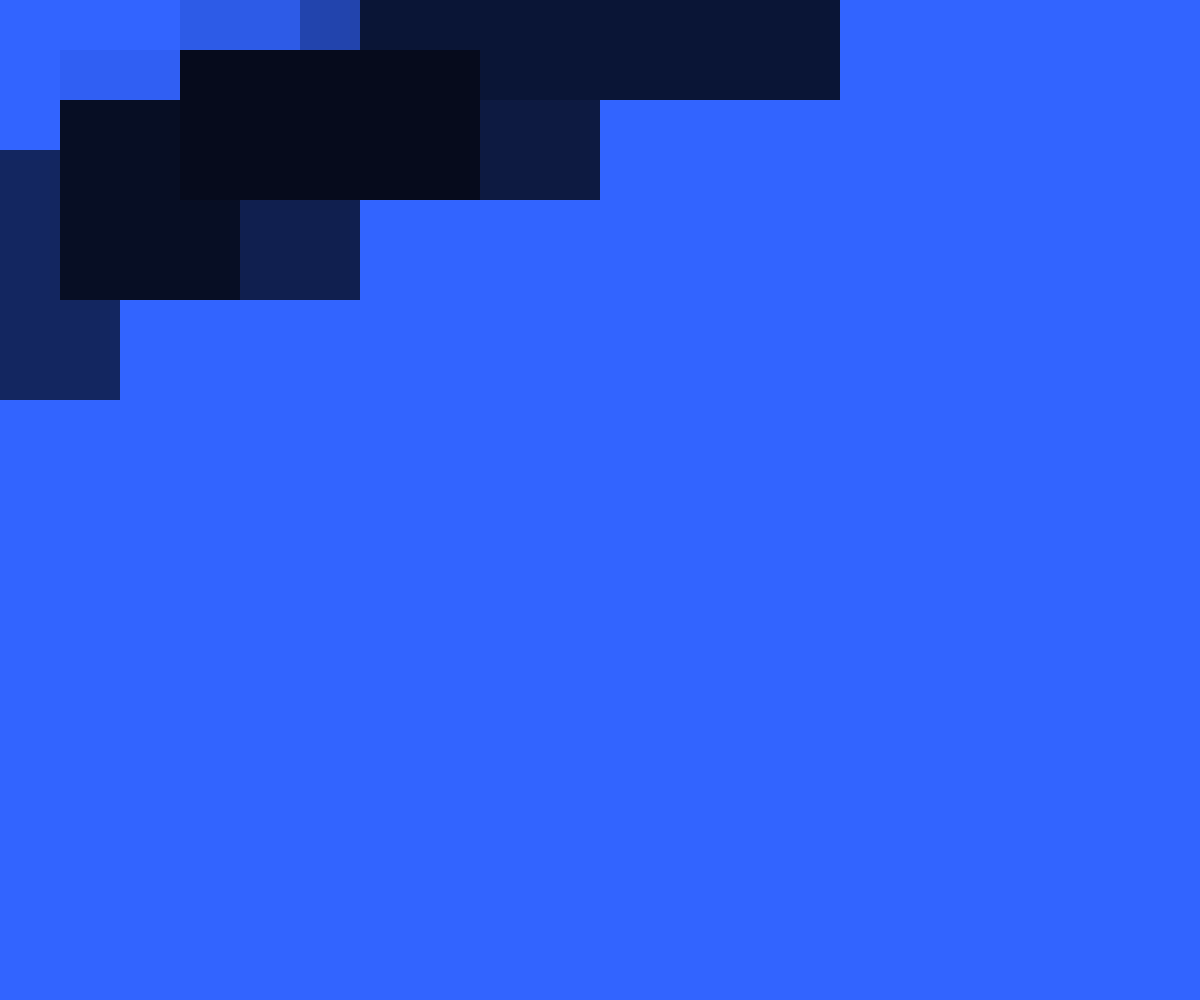
Frame 1 (no input)
Frame 60 (no input): identical to frame 1, image omitted
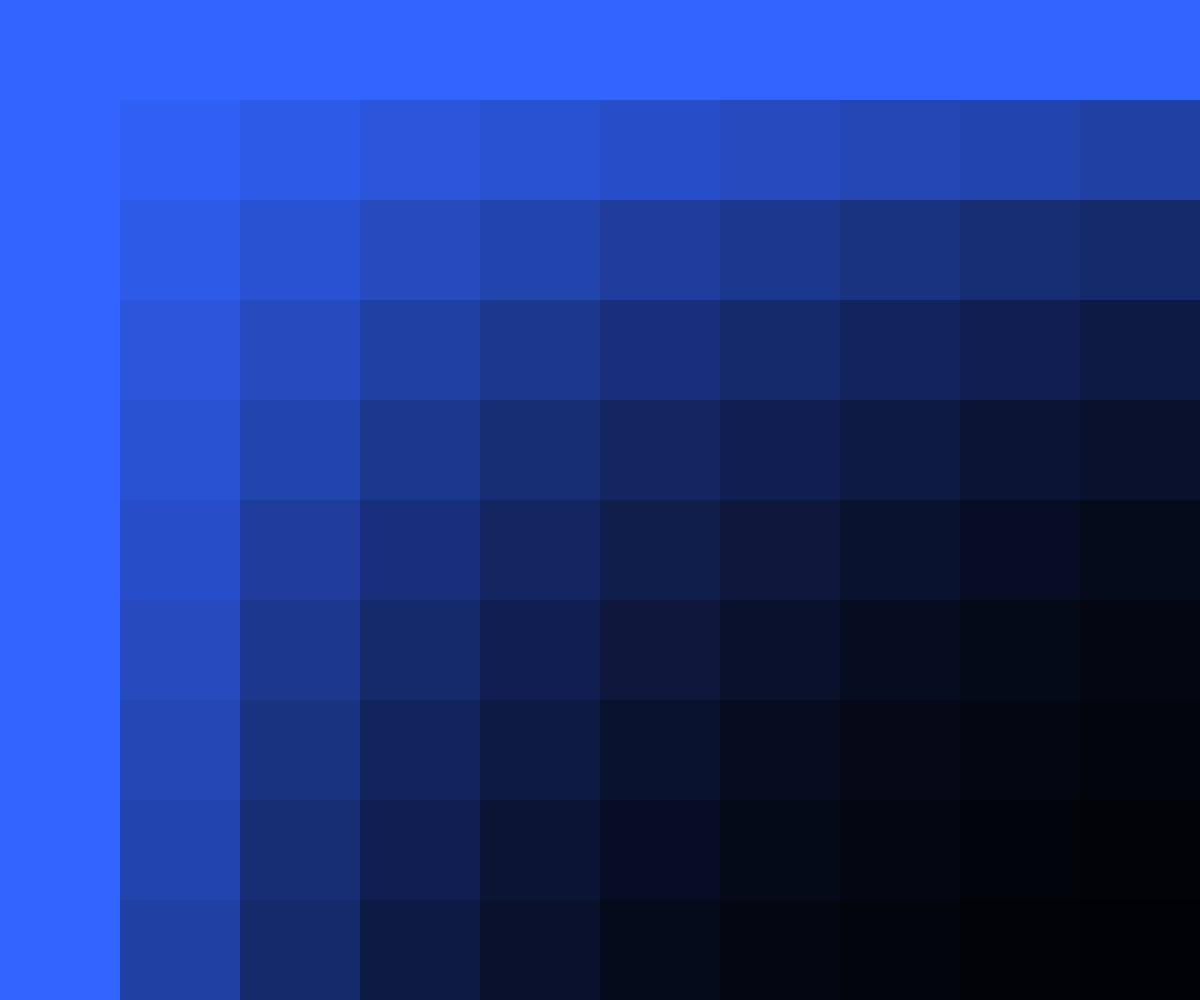
Frame 120 (the mouse pressed at the canvas centre since frame 60)

The p5.js sketch that drew these frames (run headless with seeded random() and noise() and a simulated clock; from frame 60 on, the mouse is pressed at the canvas centre):

// p5.js sketch
// ── sketch.js
var diff;
var xOffset, yOffset;
var colors;
var rects;

function setup() {
  createCanvas(window.innerWidth, window.innerHeight);
  background('black');
  diff = 100;
  xOffset = 0;
  yOffset = 0;
  xPointOffset = 0;
  yPointOffset = 0;
  rects = 10;

  colors = {};
  var red = 50;
  var green = 100;
  var blue = 255;
  for (var i = 0; i < rects * rects; i++) {
    colors[i] = {
      "red": red,
      "green": green,
      "blue": blue
    }

    red /= 1.05;
    green /= 1.05;
    blue /= 1.05;
  }
}

function draw() {
  background(colors[0].red, colors[0].green, colors[0].blue);
  noStroke();

  xOffset = (mouseX - (window.innerWidth / 2.0)) / rects;
  yOffset = (mouseY - (window.innerHeight / 2.0)) / rects;

  for (var x = 0; x < rects; x++) {
    var offsetX = (x * (window.innerWidth / rects));
    for (var y = 0; y < 10; y++) {
      var offsetY = (y * (window.innerHeight / rects));

      offsetX += (xOffset * y);
      offsetY += (yOffset * x);

      var color = colors[x * y];
      fill(color.red, color.green, color.blue);
      rect(offsetX, offsetY, offsetX + window.innerWidth / rects, offsetY + window.innerHeight / rects);
    }
  }
}

function mouseClicked() {
  var red = Math.random() * 245 + 10;
  var green = Math.random() * 245 + 10;
  var blue = Math.random() * 245 + 10;
  for (var i = 0; i < rects * rects; i++) {
    colors[i] = {
      "red": red,
      "green": green,
      "blue": blue
    }

    red /= 1.05;
    green /= 1.05;
    blue /= 1.05;
  }
}
